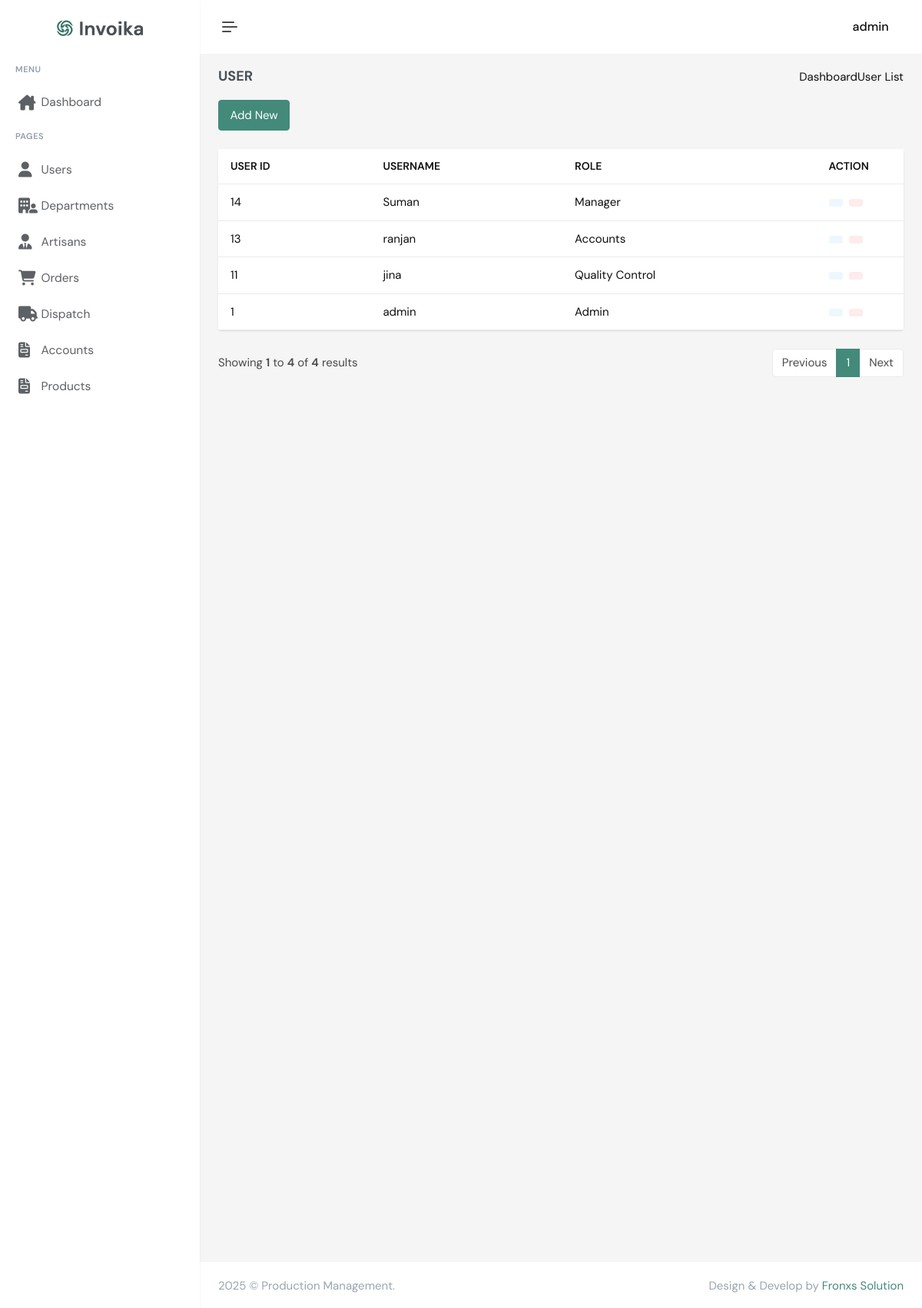
/users.php (signed in), run on the app's committed database.
### tables this page shows
CREATE TABLE `users` (
  `UserID` int(11) NOT NULL,
  `Username` varchar(100) NOT NULL,
  `Password` varchar(255) NOT NULL,
  `Role` enum('Admin','Manager','Quality Control','Dispatch','Accounts') NOT NULL,
  `is_delete` tinyint(4) NOT NULL DEFAULT '0' COMMENT '0:not delete 1:delete',
  `created_at` timestamp NOT NULL DEFAULT CURRENT_TIMESTAMP,
  `updateed_at` timestamp NOT NULL DEFAULT CURRENT_TIMESTAMP
);

### users.php (the view, shortened to what this page needs)
<?php
include "config.php";
include "assets/includes/header.php";
?>
<div class="main-content">
    <div class="page-content">
        <div class="container-fluid">
            <div class="row">
                <div class="col-12">
                    <div class="page-title-box d-sm-flex align-items-center justify-content-between">
                        <h4 class="mb-sm-0">User</h4>
                        <div class="page-title-right">
                            <ol class="breadcrumb m-0">
                                <li class="breadcrumb-item"><a href="dashboard">Dashboard</a></li>
                                <li class=" active"><i class="las la-angle-right"></i>User List</li>
                            </ol>
                        </div>
                    </div>
                </div>
            </div>
            <div class="row pb-4 gy-3">
                <div class="col-sm-4">
                    <button class="btn btn-primary addPayment-modal" data-bs-toggle="modal" data-bs-target="#addpaymentModal"><i class='bx bx-user-plus'></i> Add New</button>
                </div>
            </div>
            <div class="row">
                <div class="col-xl-12">
                    <div class="card">
                        <div class="card-body">
                            <div class="table-responsive table-card">
                                <table class="table table-hover table-nowrap align-middle mb-0">
                                    <thead>
                                        <tr class="text-muted text-uppercase">
                                            <th scope="col">User ID</th>
                                            <th scope="col">UserName</th>
                                            <th scope="col">Role</th>
                                            <th scope="col" style="width: 12%;">Action</th>
                                        </tr>
                                    </thead>
                                    <tbody>
                                        <?php
                                        $records_per_page = 10;
                                        $current_page = isset($_GET['page']) ? $_GET['page'] : 1;
                                        $offset = ($current_page - 1) * $records_per_page;
                                        $sql_count = "SELECT COUNT(*) as total FROM users WHERE is_delete = 0";
                                        $result_count = mysqli_query($conn, $sql_count);
                                        $total_records = mysqli_fetch_assoc($result_count)['total'];
                                        $total_pages = ceil($total_records / $records_per_page);
                                        $sql = "SELECT * FROM users WHERE is_delete = 0 ORDER BY UserID  DESC LIMIT $offset, $records_per_page";
                                        $result = mysqli_query($conn, $sql) or die("Query Failed");
                                        if (mysqli_num_rows($result) > 0) {
                                            while ($row = mysqli_fetch_assoc($result)) {
                                        ?>
                                                <tr data-user_id="<?php echo $row['UserID']; ?>" data-user_name="<?php echo $row['Username']; ?>" data-role="<?php echo $row['Role']; ?>">
                                                    <td><?php echo $row['UserID']; ?></td>
                                                    <td><?php echo $row['Username']; ?></td>
                                                    <td><?php echo $row['Role']; ?></td>
                                                    <td>
                                                        <ul class="list-inline hstack  mb-0">
                                                            <li class="list-inline-item edit" data-bs-toggle="tooltip" data-bs-trigger="hover" data-bs-placement="top" title="Edit">
                                                                <button href="" class="btn btn-soft-info btn-sm d-inline-block " data-bs-toggle="modal2" data-bs-target="#editpaymentModal">
                                                                </button>
                                                            </li>
                                                            <li class="list-inline-item" data-bs-toggle="tooltip" data-bs-trigger="hover" data-bs-placement="top" title="Remove">
                                                                <a href="user-process?id=<?php echo $row['UserID']; ?>" class="btn btn-soft-danger btn-sm d-inline-block" onclick="return confirm('Do you want to delete this user?')">
                                                                </a>
                                                            </li>
                                                        </ul>
                                                    </td>
                                                </tr>
                                        <?php
                                            }
                                        } else {
                                            echo '
                                            <tr>
                                                <td colspan="7"><h2>No Records Found</h2></td>
                                            </tr>';
                                        }
                                        ?>
                                    </tbody>
                                </table>
                            </div>
                        </div>
                    </div>
                </div>
            </div>
            <div class="row align-items-center mb-4 gy-3">
                <div class="col-md-5">
                    <p class="mb-0 text-muted">Showing <b><?php echo ($offset + 1); ?></b> to <b><?php echo min($offset + $records_per_page, $total_records); ?></b> of <b><?php echo $total_records; ?></b> results</p>
                </div>
                <div class="col-sm-auto ms-auto">
                    <nav aria-label="...">
                        <ul class="pagination mb-0">
                            <li class="page-item <?php if ($current_page <= 1) echo 'disabled'; ?>">
                                <a class="page-link" href="?page=<?php echo $current_page - 1; ?>">Previous</a>
                            </li>
                            <?php for ($i = 1; $i <= $total_pages; $i++) { ?>
                                <li class="page-item <?php if ($current_page == $i) echo 'active'; ?>">
                                    <a class="page-link" href="?page=<?php echo $i; ?>"><?php echo $i; ?></a>
                                </li>
                            <?php } ?>
                            <li class="page-item <?php if ($current_page >= $total_pages) echo 'disabled'; ?>">
                                <a class="page-link" href="?page=<?php echo $current_page + 1; ?>">Next</a>
                            </li>
                        </ul>
                    </nav>
                </div>
            </div>
        </div>
    </div>
</div>
<?php
include "assets/includes/footer.php";
?>

### assets/includes/header.php (shortened to what this page needs)
<!doctype html>
<html lang="en" data-layout="vertical" data-topbar="light" data-sidebar="light" data-sidebar-size="lg" data-sidebar-image="none" data-preloader="disable">
<head>
    <link href="assets/libs/jsvectormap/css/jsvectormap.min.css" rel="stylesheet" type="text/css" />
    <link href="assets/css/bootstrap.min.css" rel="stylesheet" type="text/css" />
    <link href="assets/css/icons.min.css" rel="stylesheet" type="text/css" />
    <link href="assets/css/app.min.css" rel="stylesheet" type="text/css" />
    <link rel="stylesheet" href="https://cdnjs.cloudflare.com/ajax/libs/font-awesome/6.6.0/css/all.min.css" />
</head>
<body>
    <div id="layout-wrapper">
        <header id="page-topbar">
            <div class="layout-width">
                <div class="navbar-header">
                    <div class="d-flex">
                        <button type="button"
                            class="btn btn-sm px-3 fs-16 header-item vertical-menu-btn topnav-hamburger"
                            id="topnav-hamburger-icon">
                            <span class="hamburger-icon">
                                <span></span>
                                <span></span>
                                <span></span>
                            </span>
                        </button>
                    </div>
                    <div class="d-flex align-items-center">
                        <div class="dropdown header-item">
                            <button type="button" class="btn" id="page-header-user-dropdown" data-bs-toggle="dropdown"
                                aria-haspopup="true" aria-expanded="false">
                                <span class="d-flex align-items-center">
                                    <span class="text-start ms-xl-2">
                                        <?php
                                        $sql = "SELECT * FROM users WHERE UserID = {$_SESSION['UserID']}";
                                        $result = mysqli_query($conn, $sql);
                                        $row = mysqli_fetch_assoc($result);
                                        ?>
                                        <span class="d-none d-xl-inline-block fw-medium user-name-text fs-16"><?php echo $row['Username'] ?>
                                            <i class="las la-angle-down fs-12 ms-1"></i></span>
                                    </span>
                                </span>
                            </button>
                        </div>
                    </div>
                </div>
            </div>
        </header>
        <div class="app-menu navbar-menu">
            <div class="navbar-brand-box">
                <a href="dashboard" class="logo logo-dark">
                    <span class="logo-lg">
                        <img src="assets/images/logo-dark.png" alt="" height="21">
                    </span>
                </a>
            </div>
            <div id="scrollbar">
                <div class="container-fluid">
                    <ul class="navbar-nav" id="navbar-nav">
                        <li class="menu-title"><span data-key="t-menu">Menu</span></li>
                        <li class="nav-item">
                            <a class="nav-link menu-link" href="dashboard">
                                <i class="fa-solid fa-house-chimney"></i> <span data-key="t-dashboard">Dashboard</span>
                            </a>
                        </li>
                        <li class="menu-title"><i class='bx bx-dots-horizontal-rounded'></i> <span data-key="t-pages">Pages</span></li>
                        <?php if ($_SESSION['Role'] == 'Admin') { ?>
                            <li class="nav-item">
                                <a class="nav-link menu-link" href="users">
                                    <i class="fa-solid fa-user"></i><span data-key="t-users">Users</span>
                                </a>
                            </li>
                            <li class="nav-item">
                                <a class="nav-link menu-link" href="departments">
                                    <i class="fa-solid fa-building-user"></i> <span data-key="t-departments">Departments</span>
                                </a>
                            </li>
                            <li class="nav-item">
                                <a class="nav-link menu-link" href="artisans">
                                    <i class="fa-solid fa-user-tie"></i> <span data-key="t-artisans">Artisans</span>
                                </a>
                            </li>
                        <?php } ?>
                        <?php if ($_SESSION['Role'] == 'Admin' || $_SESSION['Role'] == 'Quality Control' || $_SESSION['Role'] == 'Manager') { ?>
                            <li class="nav-item">
                                <a class="nav-link menu-link" href="orders">
                                    <i class="fa-solid fa-cart-shopping"></i> <span data-key="t-orders">Orders</span>
                                </a>
                            </li>
                        <?php } ?>
                        <?php if ($_SESSION['Role'] == 'Admin' || $_SESSION['Role'] == 'Quality Control') { ?>
                            <li class="nav-item">
                                <a class="nav-link menu-link" href="dispatch">
                                    <i class="fa-solid fa-truck"></i> <span data-key="t-dispatch">Dispatch</span>
                                </a>
                            </li>
                        <?php } ?>
                        <?php if ($_SESSION['Role'] == 'Admin' || $_SESSION['Role'] == 'Accounts') { ?>
                            <li class="nav-item">
                                <a class="nav-link menu-link" href="accounts">
                                    <i class="fa-solid fa-file-invoice"></i> <span data-key="t-accounts">Accounts</span>
                                </a>
                            </li>
                        <?php } ?>
                        <?php if ($_SESSION['Role'] == 'Admin' || $_SESSION['Role'] == 'Products') { ?>
                            <li class="nav-item">
                                <a class="nav-link menu-link" href="products">
                                    <i class="fa-solid fa-file-invoice"></i> <span data-key="t-products">Products</span>
                                </a>
                            </li>
                        <?php } ?>
                    </ul>
                </div>
            </div>
        </div>

### data on the page
users: Username "admin", UserID "1", Role "Admin"
users: UserID "14", Username "Suman", Role "Manager"
users: UserID "13", Username "ranjan", Role "Accounts"
users: UserID "11", Username "jina", Role "Quality Control"

### other printed values
$offset + 1 "1"
min($offset + $records_per_page, $total_records) "4"
$total_records "4"
